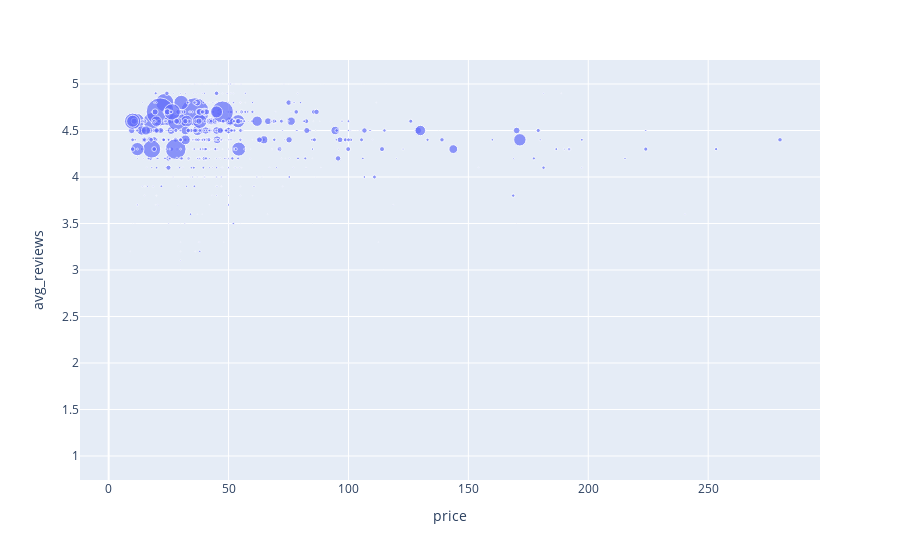

Here is the notebook cell this chart was saved with:
### Markdown cell above
# Exploratory Analysis on the Dataset

### Code cell
px.scatter(df, x="price", y="avg_reviews",size="n_reviews")

### Figure 1 — Plotly figure (JSON) as saved in the notebook; plotly's stock layout.template omitted (floating-point values rounded to 4 significant figures; data arrays with more than 128 entries replaced by an {"elided": "..."} marker saying what was removed)
{"data": [{"hovertemplate": "price=%{x}<br>avg_reviews=%{y}<br>n_reviews=%{marker.size}<extra></extra>", "legendgroup": "", "marker": {"color": "#636efa", "size": {"elided": "946 int values"}, "sizemode": "area", "sizeref": 18.91, "symbol": "circle"}, "mode": "markers", "name": "", "orientation": "v", "showlegend": false, "type": "scatter", "x": {"elided": "946 float values"}, "xaxis": "x", "y": {"elided": "946 float values"}, "yaxis": "y"}], "layout": {"legend": {"itemsizing": "constant", "tracegroupgap": 0}, "margin": {"t": 60}, "xaxis": {"anchor": "y", "domain": [0, 1], "title": {"text": "price"}}, "yaxis": {"anchor": "x", "domain": [0, 1], "title": {"text": "avg_reviews"}}}}
